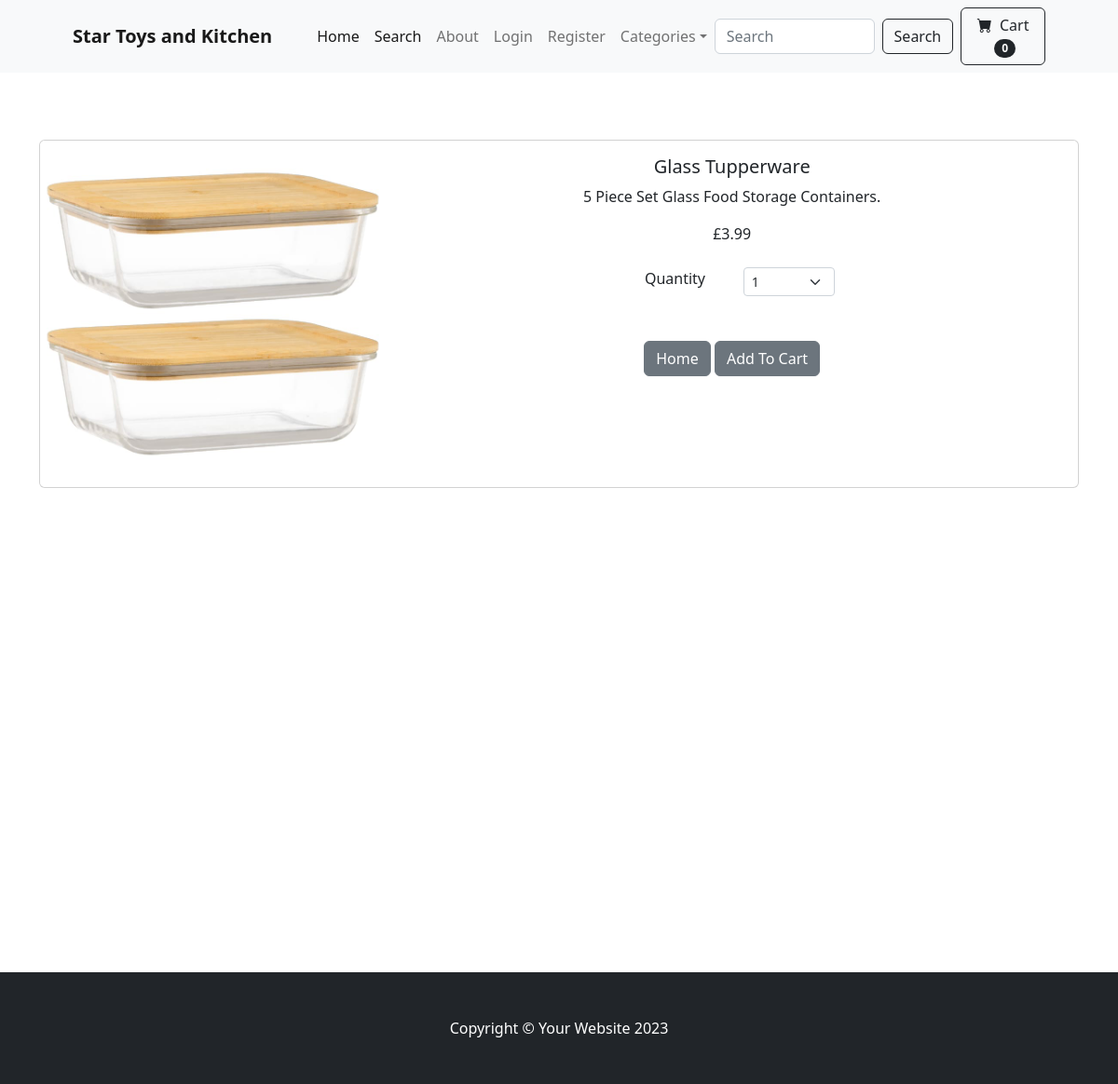
Page /product/1 on the committed database.
### store/models.py (models this page shows, shortened)
class Product(models.Model):
    name = models.CharField(max_length=100)
    price = models.DecimalField(default=0, decimal_places=2, max_digits=6)
    category = models.ForeignKey(Category, on_delete=models.CASCADE, default=1)
    description = models.CharField(max_length=250, default='', blank=True, null=True)
    image = models.ImageField(upload_to='uploads/product/')
    is_sale = models.BooleanField(default=False)
    sale_price = models.DecimalField(default=0, decimal_places=2, max_digits=6)

### store/views.py (the view)
# urls.py: path('product/<int:pk>', views.product, name='product'),
def product(request,pk):
    product = Product.objects.get(id=pk)
    return render(request, 'product.html', {'product' :product})

### cart/cart.py (called while the page is built)
    def __len__(self):
        return len(self.cart)

### cart/context_processors.py (called while the page is built)
def cart(request):
    return {'cart': Cart(request)}

### store/templates/product.html (shortened to what this page needs)
{% extends 'base.html' %}
{% block content %}
    <div class="container">
                    <br/><br/><br/>
                    <div class="card mb-3">
                        <div class="row g-0">
                          <div class="col-md-4">
                            <img src="{{ product.image.url }}" class="img-fluid rounded-start" alt="...">
                          </div>
                          <div class="col-md-8">
                            <div class="card-body">
                              <center>
                              <h5 class="card-title">{{ product.name }}</h5>
                              <p class="card-text">{{ product.description }}.</p>
                            {% if product.is_sale %}
                            <div class="d-flex justify-content-center small text-warning mb-2">
                                <div class="bi-star-fill"></div>
                                    &nbsp;&nbsp;Sale!&nbsp;&nbsp;
                                <div class="bi-star-fill"></div>
                            </div>
                            <strike>
                                £{{product.price}}
                            </strike>
                            &nbsp;
                            £{{product.sale_price}}
                            {% else %}
                            £{{ product.price }}
                            {% endif %}
                            <br/><br/>
                            <div class ="row justify-content-center">
                              <div class ="col-md-2">Quantity</div>
                              <div class="col-md-2">
                              <select class="form-select form-select-sm" id ="qty-cart">
                              <option value="1">1</option>
                              </select>
                              </div>
                            </div>
                            <br/><br/>
                              <a href="{% url 'home' %}" class="btn btn-secondary">Home</a>
                              <button type= "button" value="{{ product.id }}" class= "btn btn-secondary" id="add-cart">Add To Cart</button>
                            </center>
                            </div>
                          </div>
                        </div>
                      </div>
                      <br/><br/><br/>
                      <br/><br/><br/>
                      <br/><br/><br/>
                      <br/><br/><br/>
                      <br/><br/><br/>
                      <br/><br/><br/>
                      <br/><br/><br/>
    </div>
{% endblock %}

### rows in the picture
Product: image (picture), name "Glass Tupperware", description "5 Piece Set Glass Food Storage Containers", price "3.99"

### other values in the picture
{{ cart|length }} "0"
